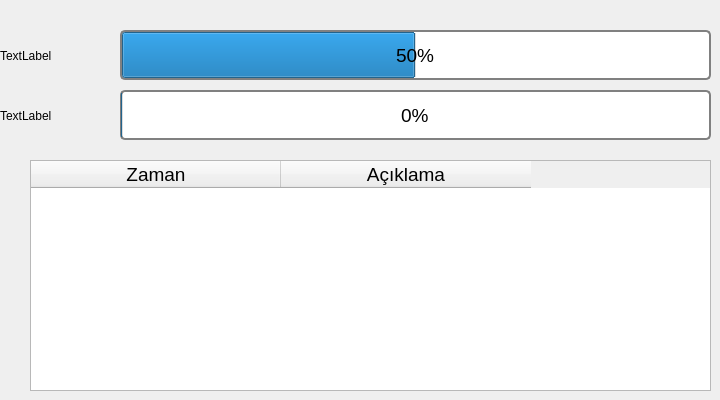
          <widget class="QWidget" name="detailsBottomInfo">
           <widget class="QProgressBar" name="progressBar_7">
            <property name="geometry">
             <rect>
              <x>120</x>
              <y>90</y>
              <width>591</width>
              <height>50</height>
             </rect>
            </property>
            <property name="minimumSize">
             <size>
              <width>0</width>
              <height>50</height>
             </size>
            </property>
            <property name="font">
             <font>
              <pointsize>14</pointsize>
             </font>
            </property>
            <property name="styleSheet">
             <string notr="true">QProgressBar {
    border: 2px solid grey;
    border-radius: 5px;
    text-align: center;
}
</string>
            </property>
            <property name="value">
             <number>0</number>
            </property>
           </widget>
           <widget class="QLabel" name="label_26">
            <property name="geometry">
             <rect>
              <x>0</x>
              <y>40</y>
              <width>101</width>
              <height>31</height>
             </rect>
            </property>
            <property name="text">
             <string>TextLabel</string>
            </property>
           </widget>
           <widget class="QProgressBar" name="progressBar_8">
            <property name="geometry">
             <rect>
              <x>120</x>
              <y>30</y>
              <width>591</width>
              <height>50</height>
             </rect>
            </property>
            <property name="minimumSize">
             <size>
              <width>0</width>
              <height>50</height>
             </size>
            </property>
            <property name="font">
             <font>
              <pointsize>14</pointsize>
             </font>
            </property>
            <property name="styleSheet">
             <string notr="true">QProgressBar {
    border: 2px solid grey;
    border-radius: 5px;
    text-align: center;
}
</string>
            </property>
            <property name="value">
             <number>50</number>
            </property>
           </widget>
           <widget class="QLabel" name="label_27">
            <property name="geometry">
             <rect>
              <x>0</x>
              <y>100</y>
              <width>101</width>
              <height>31</height>
             </rect>
            </property>
            <property name="text">
             <string>TextLabel</string>
            </property>
           </widget>
           <widget class="QTableWidget" name="warningTable">
            <property name="geometry">
             <rect>
              <x>30</x>
              <y>160</y>
              <width>681</width>
              <height>231</height>
             </rect>
            </property>
            <property name="font">
             <font>
              <pointsize>14</pointsize>
             </font>
            </property>
            <attribute name="horizontalHeaderDefaultSectionSize">
             <number>250</number>
            </attribute>
            <attribute name="horizontalHeaderMinimumSectionSize">
             <number>100</number>
            </attribute>
            <attribute name="verticalHeaderDefaultSectionSize">
             <number>30</number>
            </attribute>
            <attribute name="verticalHeaderMinimumSectionSize">
             <number>30</number>
            </attribute>
            <attribute name="verticalHeaderStretchLastSection">
             <bool>false</bool>
            </attribute>
            <column>
             <property name="text">
              <string>Zaman</string>
             </property>
             <property name="font">
              <font>
               <pointsize>14</pointsize>
              </font>
             </property>
            </column>
            <column>
             <property name="text">
              <string>Açıklama</string>
             </property>
             <property name="font">
              <font>
               <pointsize>14</pointsize>
              </font>
             </property>
            </column>
           </widget>
          </widget>
